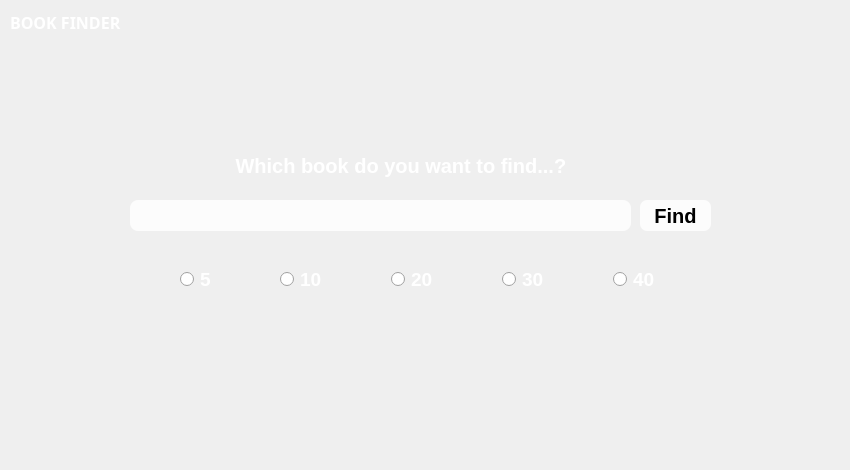
<?xml version="1.0" encoding="UTF-8"?>
<ui version="4.0">
 <class>HomePage</class>
 <widget class="QMainWindow" name="HomePage">
  <property name="geometry">
   <rect>
    <x>0</x>
    <y>0</y>
    <width>850</width>
    <height>470</height>
   </rect>
  </property>
  <property name="sizePolicy">
   <sizepolicy hsizetype="Fixed" vsizetype="Fixed">
    <horstretch>0</horstretch>
    <verstretch>0</verstretch>
   </sizepolicy>
  </property>
  <property name="minimumSize">
   <size>
    <width>850</width>
    <height>470</height>
   </size>
  </property>
  <property name="maximumSize">
   <size>
    <width>850</width>
    <height>470</height>
   </size>
  </property>
  <property name="windowTitle">
   <string>HomePage</string>
  </property>
  <property name="styleSheet">
   <string notr="true"/>
  </property>
  <widget class="QWidget" name="centralwidget">
   <widget class="QPushButton" name="pushButtonSearch">
    <property name="geometry">
     <rect>
      <x>640</x>
      <y>200</y>
      <width>71</width>
      <height>31</height>
     </rect>
    </property>
    <property name="font">
     <font>
      <family>Segoe UI</family>
      <pointsize>-1</pointsize>
      <bold>true</bold>
     </font>
    </property>
    <property name="styleSheet">
     <string notr="true">background-color: rgba(255, 255, 255, 200);
border-radius: 7px;
color: black;
font-size: 20px;
</string>
    </property>
    <property name="text">
     <string>Find</string>
    </property>
   </widget>
   <widget class="QLineEdit" name="lineEditQuery">
    <property name="geometry">
     <rect>
      <x>130</x>
      <y>200</y>
      <width>501</width>
      <height>31</height>
     </rect>
    </property>
    <property name="styleSheet">
     <string notr="true">background-color: rgba(255, 255, 255, 200);
border-radius: 8px;


</string>
    </property>
   </widget>
   <widget class="QLabel" name="label_2">
    <property name="geometry">
     <rect>
      <x>230</x>
      <y>150</y>
      <width>441</width>
      <height>31</height>
     </rect>
    </property>
    <property name="font">
     <font>
      <pointsize>15</pointsize>
      <bold>true</bold>
     </font>
    </property>
    <property name="styleSheet">
     <string notr="true">color : white;
</string>
    </property>
    <property name="text">
     <string> Which book do you want to find...?</string>
    </property>
   </widget>
   <widget class="QLabel" name="label_3">
    <property name="geometry">
     <rect>
      <x>10</x>
      <y>10</y>
      <width>141</width>
      <height>25</height>
     </rect>
    </property>
    <property name="font">
     <font>
      <family>Roboto Mono</family>
      <pointsize>12</pointsize>
      <bold>true</bold>
     </font>
    </property>
    <property name="styleSheet">
     <string notr="true">color: white;</string>
    </property>
    <property name="text">
     <string>BOOK FINDER</string>
    </property>
   </widget>
   <widget class="QWidget" name="layoutWidget">
    <property name="geometry">
     <rect>
      <x>180</x>
      <y>260</y>
      <width>480</width>
      <height>39</height>
     </rect>
    </property>
    <layout class="QHBoxLayout" name="horizontalLayout">
     <item>
      <widget class="QRadioButton" name="radioButton_5">
       <property name="font">
        <font>
         <family>Segoe UI</family>
         <pointsize>14</pointsize>
         <bold>true</bold>
        </font>
       </property>
       <property name="styleSheet">
        <string notr="true">color:white;</string>
       </property>
       <property name="text">
        <string>5</string>
       </property>
      </widget>
     </item>
     <item>
      <spacer name="horizontalSpacer">
       <property name="orientation">
        <enum>Qt::Horizontal</enum>
       </property>
       <property name="sizeHint" stdset="0">
        <size>
         <width>40</width>
         <height>20</height>
        </size>
       </property>
      </spacer>
     </item>
     <item>
      <widget class="QRadioButton" name="radioButton_10">
       <property name="font">
        <font>
         <family>Segoe UI</family>
         <pointsize>14</pointsize>
         <bold>true</bold>
        </font>
       </property>
       <property name="styleSheet">
        <string notr="true">color:white;</string>
       </property>
       <property name="text">
        <string>10</string>
       </property>
      </widget>
     </item>
     <item>
      <spacer name="horizontalSpacer_2">
       <property name="orientation">
        <enum>Qt::Horizontal</enum>
       </property>
       <property name="sizeHint" stdset="0">
        <size>
         <width>40</width>
         <height>20</height>
        </size>
       </property>
      </spacer>
     </item>
     <item>
      <widget class="QRadioButton" name="radioButton_20">
       <property name="font">
        <font>
         <family>Segoe UI</family>
         <pointsize>14</pointsize>
         <bold>true</bold>
        </font>
       </property>
       <property name="styleSheet">
        <string notr="true">color:white;</string>
       </property>
       <property name="text">
        <string>20</string>
       </property>
      </widget>
     </item>
     <item>
      <spacer name="horizontalSpacer_3">
       <property name="orientation">
        <enum>Qt::Horizontal</enum>
       </property>
       <property name="sizeHint" stdset="0">
        <size>
         <width>40</width>
         <height>20</height>
        </size>
       </property>
      </spacer>
     </item>
     <item>
      <widget class="QRadioButton" name="radioButton_30">
       <property name="font">
        <font>
         <family>Segoe UI</family>
         <pointsize>14</pointsize>
         <bold>true</bold>
        </font>
       </property>
       <property name="styleSheet">
        <string notr="true">color:white;</string>
       </property>
       <property name="text">
        <string>30</string>
       </property>
      </widget>
     </item>
     <item>
      <spacer name="horizontalSpacer_4">
       <property name="orientation">
        <enum>Qt::Horizontal</enum>
       </property>
       <property name="sizeHint" stdset="0">
        <size>
         <width>40</width>
         <height>20</height>
        </size>
       </property>
      </spacer>
     </item>
     <item>
      <widget class="QRadioButton" name="radioButton_40">
       <property name="font">
        <font>
         <family>Segoe UI</family>
         <pointsize>14</pointsize>
         <bold>true</bold>
        </font>
       </property>
       <property name="styleSheet">
        <string notr="true">color:white;</string>
       </property>
       <property name="text">
        <string>40</string>
       </property>
      </widget>
     </item>
    </layout>
   </widget>
   <zorder>layoutWidget</zorder>
   <zorder>pushButtonSearch</zorder>
   <zorder>lineEditQuery</zorder>
   <zorder>label_3</zorder>
   <zorder>label_2</zorder>
  </widget>
 </widget>
 <resources/>
 <connections/>
</ui>
